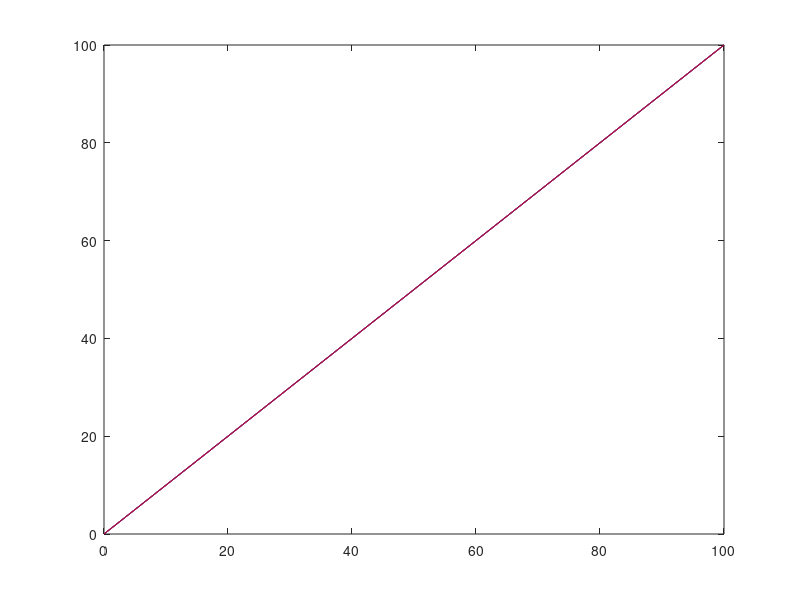

The MATLAB script that drew this image:
data = csvread('test.csv');

t = data(1,:);
Z = data(1,:);
X = data(1,:);
Y = data(1,:);

plot(t, Z, 'k');
hold on;
plot(t, X, 'b');
plot(t, Y, 'r');